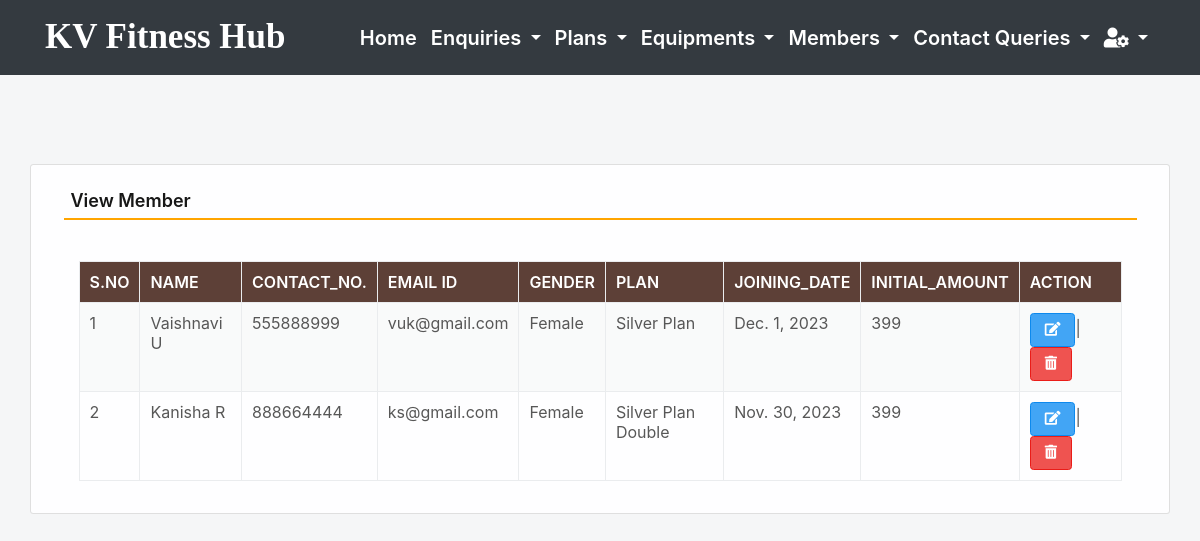
Page /viewMember (signed in) on the committed database.
### gym/models.py (models this page shows, shortened)
class Member(models.Model):
    name = models.CharField(max_length=150, null=True)
    contact = models.CharField(max_length=15, null=True)
    email = models.CharField(max_length=50, null=True)
    gender = models.CharField(max_length=10, null=True)
    plan = models.CharField(max_length=100, null=True)
    joindate = models.DateField(null=True)
    initamount = models.CharField(max_length=100, null=True)

### gym/views.py (the view)
# urls.py: path('viewMember', viewMember, name='viewMember'),
def viewMember(request):
    if not request.user.is_authenticated:
        return redirect(admin_login)
    member = Member.objects.all()
    return render(request,'viewMember.html', locals())

### gym/templates/viewMember.html (shortened to what this page needs)
{% include 'admin_nav.html' %}
{% load static %}
{% block main %}
 <html lang="en" class="no-focus">
 <link rel="stylesheet" id="css-main" href="{% static 'css1/codebase.min.css' %}">
 <br><br><br><br>
	<div class="container card shadow mt-5">
		<div class="card-body">
			<h5 class="p-2" style="border-bottom: 2px solid orange">View Member</h5>
             <br>
            <div class="container-fluid">
             <table id="example" class="table table-striped table-bordered" style="width:100%">
                  <thead class="text-white" style="background-color : #5d4037;">
				     <tr>
					   <th>S.No</th>
					   <th>Name</th>
					   <th>Contact_No.</th>
					   <th>Email ID</th>
                       <th>Gender</th>
					   <th>Plan</th>
                       <th>Joining_Date</th>
					   <th>Initial_Amount</th>
                       <th>Action</th>
				     </tr>
			      </thead>
			       <tbody>
                     {% for i in member %}
			          <tr>
                        <td>{{forloop.counter}}</td>
						<td>{{i.name}}</td>
						<td>{{i.contact}}</td>
						<td>{{i.email}}</td>
                        <td>{{i.gender}}</td>
						<td>{{i.plan}}</td>
                        <td>{{i.joindate}}</td>
						<td>{{i.initamount}}</td>
						<td><a href="{% url 'edit_Member' i.id %}" class="btn btn-primary"><i class="fas fa-edit"></i></a>|
                            <a href="{% url 'delete_Member' i.id %}" class="btn btn-danger" onclick="return confirm('Are you sure to delete this Member ?')"><i class="fas fa-trash-alt"></i></a></td>
                      </tr>
                      {% endfor %}
                   </tbody>
		        </table>
            </div>
        </div>
	</div>
        <link rel="stylesheet" href="https://use.fontawesome.com/releases/v5.6.3/css/all.css">
 </html>
{% endblock %}

### gym/templates/admin_nav.html (shortened to what this page needs)
{% load static %}
  <link rel="stylesheet" href="https://maxcdn.bootstrapcdn.com/bootstrap/4.0.0/css/bootstrap.min.css">
<link rel="stylesheet" href="https://pro.fontawesome.com/releases/v5.10.0/css/all.css"/>
<link rel="stylesheet" href="{% static 'css/mystyle1.css' %}">
<nav class="navbar navbar-expand-sm navbar-light bg-dark">
  <div class="container">
  <a class="navbar-brand" href="{% url 'admin_home' %}">
      <span style="color : white">KV Fitness Hub</span></a>
   <div class="collapse navbar-collapse text-center" id="myMenu">
    <ul class="navbar-nav pl-5 custom-nav ml-auto">
      <li class="nav-item active">
        <a class="nav-link text-white" href="{% url 'admin_home' %}" >Home <span class="sr-only">(current)</span></a>
      </li>
      <li class="nav-item dropdown">
        <a class="nav-link dropdown-toggle text-white" href="#" id="navbarDropdown" role="button" data-toggle="dropdown" aria-haspopup="true" aria-expanded="false">
          Enquiries
        </a>
      </li>
      <li class="nav-item dropdown">
        <a class="nav-link dropdown-toggle text-white" href="#" id="navbarDropdown" role="button" data-toggle="dropdown" aria-haspopup="true" aria-expanded="false">
          Plans
        </a>
      </li>
      <li class="nav-item dropdown">
        <a class="nav-link dropdown-toggle text-white" href="#" id="navbarDropdown" role="button" data-toggle="dropdown" aria-haspopup="true" aria-expanded="false">
          Equipments
        </a>
      </li>
      <li class="nav-item dropdown">
        <a class="nav-link dropdown-toggle text-white" href="#" id="navbarDropdown" role="button" data-toggle="dropdown" aria-haspopup="true" aria-expanded="false">
          Members
        </a>
      </li>
      <li class="nav-item dropdown">
        <a class="nav-link dropdown-toggle text-white" href="#" id="navbarDropdown" role="button" data-toggle="dropdown" aria-haspopup="true" aria-expanded="false">
          Contact Queries
        </a>
      </li>
      <li class="nav-item dropdown">
        <a class="nav-link dropdown-toggle text-white" href="#" id="navbarDropdown" role="button" data-toggle="dropdown" aria-haspopup="true" aria-expanded="false">
          <i class="fas fa-user-cog"></i>
        </a>
      </li>
    </ul>
   </div>
 </div>
</nav>
<link rel="stylesheet"
	href="https://cdn.datatables.net/1.11.3/css/dataTables.bootstrap4.min.css">

### gym/static/css/mystyle1.css (style rules this page uses)
.navbar-brand { font-family: 'Garamond'; font-size: 35px; font-weight: bold; }
.nav-link { color: black !important; font-size: 20px; }

### gym/templates/viewMember.html (style rules this page uses)
.container.card { background-color: rgba(255, 255, 255, 0.9); }

### rows in the picture
Member: name "Vaishnavi U", contact "555888999", email "vuk@gmail.com", gender "Female", plan "Silver Plan", joindate "Dec. 1, 2023", initamount "399"
Member: name "Kanisha R", contact "888664444", email "ks@gmail.com", gender "Female", plan "Silver Plan Double", joindate "Nov. 30, 2023", initamount "399"
